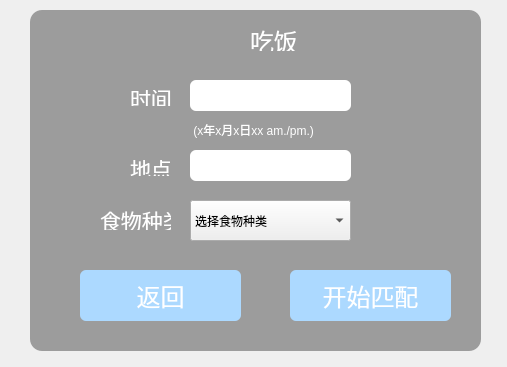
<?xml version="1.0" encoding="UTF-8"?>
<ui version="4.0">
 <class>eat</class>
 <widget class="QWidget" name="eat">
  <property name="geometry">
   <rect>
    <x>0</x>
    <y>0</y>
    <width>507</width>
    <height>367</height>
   </rect>
  </property>
  <property name="windowTitle">
   <string>Form</string>
  </property>
  <property name="styleSheet">
   <string notr="true">QFrame
{
	background-color: rgb(156, 156, 156);
     border-radius:12px;     
}
QLabel
{
color:white;
}
QLineEdit{
border-radius:6px;     
}
QPushButton{
	color: rgb(255, 255, 255);
border-radius:6px;     
	background-color: rgb(172, 217, 255);
}
QPushButton:pressed
{
	background-color: rgb(240, 213, 255);
}
</string>
  </property>
  <widget class="QFrame" name="frame">
   <property name="geometry">
    <rect>
     <x>30</x>
     <y>10</y>
     <width>451</width>
     <height>341</height>
    </rect>
   </property>
   <property name="frameShape">
    <enum>QFrame::StyledPanel</enum>
   </property>
   <property name="frameShadow">
    <enum>QFrame::Raised</enum>
   </property>
   <widget class="QWidget" name="widget" native="true">
    <property name="geometry">
     <rect>
      <x>150</x>
      <y>0</y>
      <width>211</width>
      <height>41</height>
     </rect>
    </property>
    <widget class="QLabel" name="label">
     <property name="geometry">
      <rect>
       <x>70</x>
       <y>10</y>
       <width>101</width>
       <height>41</height>
      </rect>
     </property>
     <property name="font">
      <font>
       <pointsize>18</pointsize>
      </font>
     </property>
     <property name="text">
      <string>吃饭</string>
     </property>
    </widget>
   </widget>
   <widget class="QLineEdit" name="eattime">
    <property name="geometry">
     <rect>
      <x>160</x>
      <y>70</y>
      <width>161</width>
      <height>31</height>
     </rect>
    </property>
   </widget>
   <widget class="QLabel" name="label_2">
    <property name="geometry">
     <rect>
      <x>100</x>
      <y>80</y>
      <width>60</width>
      <height>16</height>
     </rect>
    </property>
    <property name="font">
     <font>
      <pointsize>16</pointsize>
     </font>
    </property>
    <property name="text">
     <string>时间</string>
    </property>
   </widget>
   <widget class="QLabel" name="label_3">
    <property name="geometry">
     <rect>
      <x>100</x>
      <y>150</y>
      <width>60</width>
      <height>16</height>
     </rect>
    </property>
    <property name="font">
     <font>
      <pointsize>16</pointsize>
     </font>
    </property>
    <property name="text">
     <string>地点</string>
    </property>
   </widget>
   <widget class="QLineEdit" name="eatplace">
    <property name="geometry">
     <rect>
      <x>160</x>
      <y>140</y>
      <width>161</width>
      <height>31</height>
     </rect>
    </property>
   </widget>
   <widget class="QLabel" name="label_4">
    <property name="geometry">
     <rect>
      <x>70</x>
      <y>200</y>
      <width>71</width>
      <height>20</height>
     </rect>
    </property>
    <property name="font">
     <font>
      <pointsize>16</pointsize>
     </font>
    </property>
    <property name="text">
     <string>食物种类</string>
    </property>
   </widget>
   <widget class="QComboBox" name="eatitem">
    <property name="geometry">
     <rect>
      <x>160</x>
      <y>190</y>
      <width>161</width>
      <height>41</height>
     </rect>
    </property>
    <item>
     <property name="text">
      <string>选择食物种类</string>
     </property>
    </item>
    <item>
     <property name="text">
      <string>火锅</string>
     </property>
    </item>
    <item>
     <property name="text">
      <string>西餐</string>
     </property>
    </item>
    <item>
     <property name="text">
      <string>烧烤</string>
     </property>
    </item>
    <item>
     <property name="text">
      <string>日料</string>
     </property>
    </item>
    <item>
     <property name="text">
      <string>麻辣烫</string>
     </property>
    </item>
    <item>
     <property name="text">
      <string>粤菜</string>
     </property>
    </item>
    <item>
     <property name="text">
      <string>湘菜</string>
     </property>
    </item>
    <item>
     <property name="text">
      <string>川菜</string>
     </property>
    </item>
    <item>
     <property name="text">
      <string>云南菜</string>
     </property>
    </item>
    <item>
     <property name="text">
      <string>江浙菜</string>
     </property>
    </item>
   </widget>
   <widget class="QPushButton" name="eatpair">
    <property name="geometry">
     <rect>
      <x>260</x>
      <y>260</y>
      <width>161</width>
      <height>51</height>
     </rect>
    </property>
    <property name="font">
     <font>
      <pointsize>18</pointsize>
     </font>
    </property>
    <property name="text">
     <string>开始匹配</string>
    </property>
   </widget>
   <widget class="QLabel" name="label_5">
    <property name="geometry">
     <rect>
      <x>160</x>
      <y>110</y>
      <width>201</width>
      <height>20</height>
     </rect>
    </property>
    <property name="text">
     <string> (x年x月x日xx am./pm.)</string>
    </property>
   </widget>
   <widget class="QPushButton" name="back4">
    <property name="geometry">
     <rect>
      <x>50</x>
      <y>260</y>
      <width>161</width>
      <height>51</height>
     </rect>
    </property>
    <property name="font">
     <font>
      <pointsize>18</pointsize>
     </font>
    </property>
    <property name="text">
     <string>返回</string>
    </property>
   </widget>
  </widget>
 </widget>
 <resources/>
 <connections/>
</ui>
